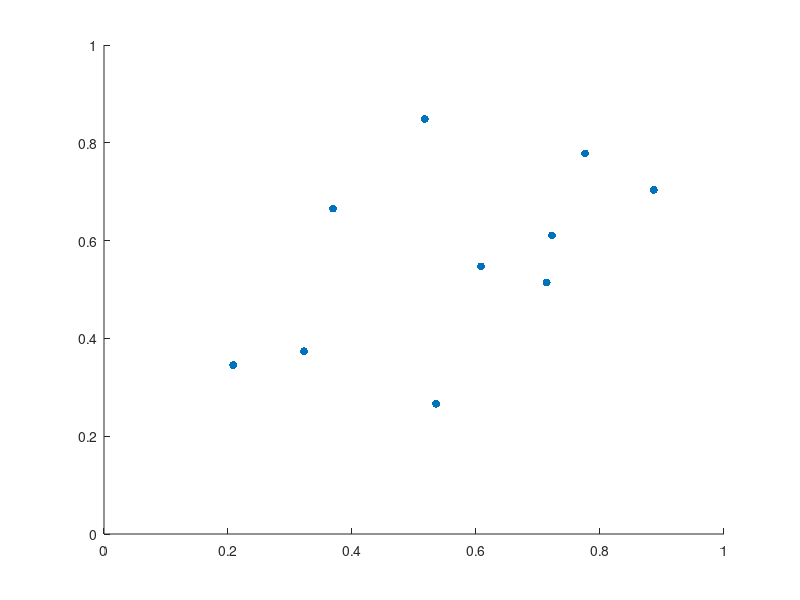

Source code (MATLAB): (Note: this script raises an error after producing the figure.)
% Test multivariate Prony

%clear all

% generate a curve
name = 'sparse-rand';
%name = '3-sparse';
%name = 'sparse1';
%name = 'sparse2';
%name = 'circle';
%name = '2-ellipses';
%name = 'rand-curve';
%name = 'mix';
%name = 'mix-1d';
%name = 'rand-area';
%name = 'treffle';
%name = 'line1';
%name = 'line2';
%name = 'lissajou1';
%name = 'lissajou2';
%name = 'helix';
%name = 'disc';
%name = 'disc-random';
%name = 'pseudo-disc';
%name = 'square-random';

ms = 50;

d = 2;

switch name
	case '3-sparse'
		n = 3;
		l = 1e-8;
		x = [.4; .4+l/2; .4+l];
		y = [.4; .4+sqrt(3)/2*l; .4];
		z = x+1i*y;
		%a = rand(n,1) + 1i * rand(n,1);
		a = 0.5*[1; 1; 1];
		ms = 300;
		
	case 'circle'
		n = 5000;
		r = .3;
		z = .5+.5i + r*exp(2i*pi*linspace(0,1,n));
		%offset = r/sqrt(2);
		%z = z + offset*(1-1i);
		%z = z + (.2 - .2i);
		a = ones(n,1)/n; % amplitudes
		%a = rand(n,1) + 1i * rand(n,1); % amplitudes
		
		
	case '2-ellipses'
		n = 5000;
		t = linspace(0,1,n/2);
		
		% ellipse 1
		a1 = .4; b1 = .4;
		c1 = .6; d1 = .6;
		e1 = .7;
		al1 = 1/2 * sqrt((c1-a1)^2 + (d1-b1)^2);
		be1 = al1*(1-e1^2);
		X1 = al1*cos(2*pi*t);
		Y1 = be1*sin(2*pi*t);
		w1 = atan2(d1-b1,c1-a1);
		ell1x = (a1+c1)/2 + X1*cos(w1) - Y1*sin(w1);
		ell1y = (b1+d1)/2 + X1*sin(w1) + Y1*cos(w1);
		
		% ellipse 2
		a2 = .7; b2 = .3;
		c2 = .3; d2 = .7;
		e2 = .9;
		al2 = 1/2 * sqrt((c2-a2)^2 + (d2-b2)^2);
		be2 = al2*(1-e2^2);
		X2 = al2*cos(2*pi*t);
		Y2 = be2*sin(2*pi*t);
		w2 = atan2(d2-b2,c2-a2);
		ell2x = (a2+c2)/2 + X2*cos(w2) - Y2*sin(w2);
		ell2y = (b2+d2)/2 + X2*sin(w2) + Y2*cos(w2);
		
		z = [ell1x,ell2x] + 1i*[ell1y,ell2y];
		
		a = ones(n,1)/n;
		a(n/2+1:end) = 2*a(n/2+1:end);
		
	case 'rand-curve'
		n = 1000;
		
		% Randomize amplitude and phase.
		H = 20;
		rho = rand(1,H) .* logspace(-0.5,-2.5,H);
		phi = rand(1,H) .* 2*pi;
		
		% Accumulate r(t) over t=[0,2*pi]
		t = linspace(0,2*pi,n);
		r = ones(size(t));
		for h=1:H
			r = r + rho(h)*sin(h*t+phi(h));
		end
		
		% Reconstruct z(t)
		x = .5 + .2*r .* cos(t);
		y = .5 + .2*r .* sin(t);
		z = x + 1i*y;
		
		a = ones(n,1)/n;
		
	case 'rand-area'
		% Randomize amplitude and phase.
		H = 20;
		rho = rand(1,H) .* logspace(-0.5,-2.5,H);
		phi = rand(1,H) .* 2*pi;
		x = [];
		y = [];
		for i=1:100
			
			% Accumulate r(t) over t=[0,2*pi]
			t = linspace(0,2*pi,5*i);
			r = ones(size(t));
			for h=1:H
				r = r + rho(h)*sin(h*t+phi(h));
			end
			
			% fill up area
			x = [x, .5 + i/100*.2*(r+.15*rand(size(r))).*cos(t+.15*rand(size(t)))];
			y = [y, .5 + i/100*.2*(r+.15*rand(size(r))).*sin(t+.15*rand(size(t)))];
			%x = [x, .5 + i/100*.2*(r).*cos(t)];
			%y = [y, .5 + i/100*.2*(r).*sin(t)];
		end
		z = x(:) + 1i*y(:);
		a = ones(size(z))/length(z);
		
	case 'mix'
		n1 = 500;
		t1 = linspace(0,2*pi,n1);
		x1 = .3 + .15*cos(t1);
		y1 = .6 + .15*sin(t1);
		a1 = 3*ones(1,n1)/n1;
		
% 		n2 = 500;
% 		t2 = linspace(0,2*pi,4*n2);
% 		[Y,X] = meshgrid(t2);
% 		I  = find((X(:)-.6).^2+(Y(:)-.3).^2 <= .1^2);
% 		x2 = X(I)';
% 		y2 = Y(I)';
% 		a2 = ones(1,n2)/n2;

		n2 = 500;
		x2 = linspace(.7,.8,n2);
		y2 = mod(2*pi*x2/3+.8,1);
		a2 = ones(1,n2)/n2;

		
		n3 = 6;
		x3 = rand(1,n3);
		y3 = rand(1,n3);
		a3 = rand(1,n3);
		a3 = a3/sum(a3);
		
		n = n1+n2+n3;
		x = [x1,x2,x3];
		y = [y1,y2,y3];
		a = [a1,a2,a3];
		
		%load('example-misc-2.mat');
		%a(1:1000) = [a1,a2];
		%z = x+1i*y;
		
		
% 		n1 = 500;
% 		% Randomize amplitude and phase.
% 		H1 = 20;
% 		rho1 = rand(1,H1) .* logspace(-0.5,-2.5,H1);
% 		phi1 = rand(1,H1) .* 2*pi;
% 		
% 		% Accumulate r(t) over t=[0,2*pi]
% 		t1 = linspace(0,2*pi,n1);
% 		r1 = ones(size(t1));
% 		for h=1:H1
% 			r1 = r1 + 1.5*rho1(h)*sin(h*t1+phi1(h));
% 		end
% 		
% 		a1 = ones(n1,1)/n1;
% 		
% 		n2 = 9000;
% 		x2 = -1+2*rand(1,n2*500);
% 		y2 = -1+2*rand(1,n2*500);
% 		I = find(sqrt((x2.*cos(5*pi/6)+y2.*sin(5*pi/6)).^2/.06^2+...
% 			(x2.*sin(5*pi/6)+y2.*cos(5*pi/6)).^2/.08^2)<=1);
% 		x2 = .6 + x2(I(1:n2));
% 		y2 = .3 + y2(I(1:n2));
% 		
% 		a2 = ones(n2,1)/n2;
% 		
% 		n3 = 6;
% 		a3 = rand(n3,1);
% 		a3 = a3/sum(a3)/3;
% 		n  = n1+n2+n3;
% 		
% 		% Reconstruct z(t)
% 		x = [.4+.1*r1.*cos(t1), x2, rand(1,n3)];
% 		y = [.7+.1*r1.*sin(t1), y2, rand(1,n3)];
% 		z = x + 1i*y;
% 		
% 		a = [a1;a2;a3];
% 		a = a/sum(a);
% 		
% 		clear all
% 		name = 'mix';
% 		
		n1 = 500;
		n2 = 9000;
		n3 = 6;
		n = n1+n2+n3;
		load('example-misc.mat');
		z = x+1i*y;
		
	case 'mix-1d'
		nn=2048;
		
		%n=19;
		
		%xx=0:1/nn:1;
		%xx(end)=[];
		
		%mu=zeros(nn,1);
		%mu(2*nn/8:5*nn/8-1)=8/9;
		
		%x0=1/8;
		%mu(nn*x0)=nn/3;
		
		%xx1=(6*nn/8:8*nn/8-1)/nn;
		%mu(6*nn/8:8*nn/8-1)=(1./sqrt(abs(xx1-7/8))-sqrt(8))/(3*sqrt(2));
		%mu(7/8*nn)=mu(7/8*nn-1);
		
		x1 = 1/8;
		a1 = 1/3;
		a1 = a1/sum(a1);
		
		x2 = linspace(1/4,5/8,500);
		a2 = 8/9*ones(1,500)/500;
		a2 = a2/sum(a2);
		
		x3 = linspace(3/4,1,500);
		a3 = sqrt(2)/3*(1./sqrt(abs(x3-7/8)) - sqrt(8));
		a3 = a3/sum(a3);
		
		%muh=fft(mu);
		%k=0:nn-1;
		%k=min(k',nn-k');
		%Fnh=1-k/(n+1);
		%Fnh(Fnh<0)=0;
		%ph=muh.*Fnh;
		%p=ifft(ph);
		
		%Dnh=ones(size(muh));
		%Dnh(k>n)=0;
		%ph0=muh.*Dnh;
		%p0=ifft(ph0);
		
		%c=3/4;
		%mu(nn*x0)=0;
		
		x = [x1,x2,x3];
		a = [a1,a2,a3];
		a = a/sum(a);
		
		z = x + 1i*0;
		
	case 'treffle'
		% 1D curve
		n = 5000;
		t = linspace(0,1,n);
		z = .15*(1.3+cos(6*pi*t)) .* exp(2i*pi*t);
		z = .15*(1.3+cos(12*pi*t)) .* exp(2i*pi*t);
		z = z/max(abs(z)) * .35;
		z = z + .5+.5i;
		a = ones(n,1)/n; % amplitudes
		
	case 'lissajou1'
		n = 5000;
		t = linspace(0,1,n);
		z = 3/4 * cos(pi*t).^3 .* sin(pi*t) + 3i/4*(cos(pi*t).^2);
		z = z + .5+.1i;
		a = ones(n,1)/n;
		
	case 'lissajou2'
		n = 5000;
		t = linspace(0,1,n);
		z = 1/4*cos(2*pi*t) + 1/6*cos(6*pi*t) + 1i/12 * (3*sin(2*pi*t)-2*sin(6*pi*t));
		z = z + .5+.5i;
		a = ones(n,1)/n;
		%a = rand(n,1) + 1i * rand(n,1); % amplitudes
		
	case 'disc'
		n = 300;
		t = linspace(0,1,n);
		[Y,X] = meshgrid(t,t); z = X(:)+1i*Y(:);
		I = find(abs(z-(.5+1i*.5))<.25);
		z = z(I);
		a = ones(n,1)/n; % amplitudes
		
	case 'disc-random'
		n = 20000;
		radius = 0.2;
		xc = 0.5; yc = 0.5;
		th = rand(n,1)*(2*pi);
		r = sqrt(rand(n,1))*radius;
		x = xc + r.*cos(th);
		y = yc + r.*sin(th);
		
		z = x + 1i*y;
		a = ones(n,1)/n;
		
	case 'sparse-rand'
		n = 10;
		z = 0.8*rand(n,1) + 0.8i * rand(n,1);
		z = z + .1+.1i;
		a = -1 + 2*rand(n,1);
		%a = rand(n,1) + 1i * rand(n,1); % amplitudes
		a = ones(n,1)/n;
		
		ms = 300;
		
	case 'sparse1'
		n = 2;
		%z = [0.3 0.6] + 1i*[0.3 0.6];
		z = [0.3 0.3] + 1i * [0.3 0.6];
		a = ones(n,1);
		
	case 'sparse2'
		n = 2;
		%z = [0.3 0.6] + 1i * [0.3 0.6];
		th = angle(-.5 * exp(2i*pi*s0) + exp(2i*pi*t0));
		t1 = mod(th/pi-t0,1);
		s1 = mod(th/pi-s0,1);
		z = [t0, t1] + 1i*[s0, s1];
		a = ones(n,1);
		
	case 'line1'
		m = 500;
		t = linspace(0,1,m);
		z = t + 1i*t;
		%z = rand(m,1) + 1i*rand(m,1);
		a = ones(m,1)/m;
		
	case 'line2'
		m = 500;
		x = rand(m-2,1); x = [0;sort(x);1];
		y = rand(m-2,1); y = [0;sort(y);1];
		z = x+1i*y;
		
		a = ones(m,1)/m;
		
	case 'helix'
		n = 1000;
		t = linspace(0,1,n);
		z = 1/3 * cos(pi*t).*sin(pi*t) - 1i/3*sin(2*pi*t).*cos(2*pi*t);
		z = z + .5+.5i;
		a = ones(n,1)/n;
		
	case 'pseudo-disc'
		n = 1000;
		th = linspace(0,100*pi,n);
		r = linspace(0,0.2,n);
		z = r.*exp(1i*th);
		z = z + .5+.5i;
		a = ones(n,1)/n;
		%a = rand(n,1) + 1i * rand(n,1); % amplitudes
		
	case 'square-random'
		sizeI = [1024,1024];
		spacing = 10;
		pts = poissonDisc(sizeI,spacing);
		z = pts(:,1) + 1i*pts(:,2);
		z = z/max(z)/1.5;
		z = z + .18+.5i;
		%a = ones(length(z),1)/length(z);
		n = length(z);
		a = rand(n,1) + 1i * rand(n,1); % amplitudes
		
end
x = real(z)'; y = imag(z)';

clf;
if strcmp(name,'mix')
	hold on;
	%scatter(x(1:n1),y(1:n1),50,[0.8500 0.3250 0.0980],'.');
	%fill(x(n1+1:n1+n2),y(n1+1:n1+n2),[0.8500 0.3250 0.0980],'linestyle','none');
	%scatter(x(n1+1:n1+n2),y(n1+1:n1+n2),50,[0.8500 0.3250 0.0980],'.');
	%scatter(x(n1+n2+1:n),y(n1+n2+1:n),80,[0.8500 0.3250 0.0980],'filled');
	n3 = 6;
	scatter(x(1:end-n3),y(1:end-n3),50,[0.8500 0.3250 0.0980],'.');
	scatter(x(end-n3+1:end),y(end-n3+1:end),5e3*a(end-n3+1:end),[0.8500 0.3250 0.0980],'.');
	xlim([0,1]), ylim([0,1]);
	xticks([]), yticks([]);
	box on
	
	% plot polynomial
	fc = 19;
	n = [fc fc];
	N = 2*n+1;
	% frequency
	[fY,fX] = meshgrid(-fc:fc,-fc:fc);
	F = @(x,y)exp( -2i*pi*(fX(:)*x(:)' + fY(:)*y(:)') );
	% evaluate a polynomial associated to moment matrix on a grid
	T = 256;
	%t = linspace(0,1,m);
	t = (0:T-1)/T;
	[Y,X] = meshgrid(t,t); %X = X(:); Y = Y(:);
	evalP = @(Mi)real( sum( (Mi*F(X,Y)) .* conj(F(X,Y)) , 1) );
	evalP = @(Mi)reshape(evalP(Mi),[T,T]);
	%evalP = @(y) reshape(real(F(X,Y)'*y(:)),[256,256]);
% 	
 	U = sqrt(a).*F(x,y)';
 	M = U'*U;
	%surf(X,Y,evalP(F(x,y)*a(:)),'linestyle','none');
	surf(X,Y,evalP(M),'linestyle','none');
	colormap(turbo);
	view(2);
	

elseif strcmp(name,'mix-1d')
	hold on
	%col = [0.8500 0.3250 0.0980];
	col = [.7 .7 .7];
	h = stem(x1,.005+a1,'.','color',col,'linewidth',2,'markersize',30);
	plot([1/4,x2,5/8],.005+70*[0,a2,0],'color',col,'linewidth',3);
	plot(x3,.005+70*a3,'color',col,'linewidth',3);
	plot([0,1/4],.005+[0 0],'color',col,'linewidth',2);
	plot([5/8,3/4],.005+[0 0],'color',col,'linewidth',2);
	xlim([0,1]);
	%axis tight
	h.ShowBaseLine = 'off';
	set(gca,'FontSize',10);
	xticks([]);
	yticks([]);
	box on;
 	%set(gca,'ylimspec','tight');
	xlim([0,1]), ylim([-.4476,3.113]);
	
% 	% plot polynomial
% 	clf, hold on;
% 	h = stem(x1,a1,'.','color',[.7 .7 .7],'linewidth',2,'markersize',30);
% 	h.ShowBaseLine = 'off';
% 	plot([1/4,x2,5/8],70*[0,a2,0],'color',[.7 .7 .7],'linewidth',3);
% 	plot(x3,70*a3,'color',[.7 .7 .7],'linewidth',3);
% 	plot([0,1/4],[0 0],'color',[.7 .7 .7],'linewidth',2);
% 	plot([5/8,3/4],[0 0],'color',[.7 .7 .7],'linewidth',2);
% 	fc = 19;
% 	N = 2*fc+1;
% 	% frequency
	%F  = @(x) exp(-2i*pi*(-fc:fc)'*x(:)');
	F  = @(x) exp(-2i*pi*(0:fc)'*x(:)');
% 	
	T = 256;
	t = (0:T-1)'/T;
	evalP = @(Mi)1/T*real( sum( (Mi*F(t)) .* conj(F(t)) , 1) );
% 	evalP =@(y) 1/fc*real(F(t)'*y);
% 	
% 	p1 = evalP(F(x1)*a1(:));
% 	p2 = evalP(F(x2)*a2(:));
% 	p3 = evalP(F(x3)*a3(:));
% 	set(gca,'ylimspec','tight');
% 	plot(t,p1+p2+p3,'color',[0 0.4470 0.7410],'linewidth',2,'linestyle','-');
% 	xticks([]), yticks([]);
% 	box on

	m = floor(n/2);
   O = ones([m+1,1]); O = padarray(O,m,'post'); % outer padding
   D = fftshift(ifftn(abs(fftn(O)).^2));
	W = (n+1)*D(:).*D(:)';
	M1 = W.*(F(x1)*diag(a1)*F(x1)');
	M2 = W.*(F(x2)*diag(a2)*F(x2)');
	M3 = W.*(F(x3)*diag(a3)*F(x3)');
	p1 = evalP(M1);
	p2 = evalP(M2);
	p3 = evalP(M3);
	PP = (2*n+6)*(p1+p2+p3)/sum(p1+p2+p3);
	plot(t,PP,'r--','linewidth',2);


else
	scatter(x,y,ms,'.');
	xlim([0,1]), ylim([0 1])
end

lambda = [.3128 .6872];
lambda = lambda/sum(lambda);

%%


fc = 20;
n = [fc fc];
N = 2*n+1;
% frequency
[fY,fX] = meshgrid(0:fc,0:fc);
toepl = @(s) double(fY-fX==s);
 
% Fourier moments
F1 = @(x) exp(-2i*pi*(-fc:fc)'*x(:)');
F = @(x,y)exp( -2i*pi*(fX(:)*x(:)' + fY(:)*y(:)') );
% evaluate a polynomial associated to moment matrix on a grid
T = 256;
%t = linspace(0,1,m);
t = (0:T-1)/T;
[Y,X] = meshgrid(t,t); X = X(:); Y = Y(:);
evalP = @(Mi)real( sum( (Mi*F(X,Y)) .* conj(F(X,Y)) , 1) );
evalP = @(Mi)reshape(evalP(Mi),[T,T]);

% moment matrix
M1 = F1(x)*diag(a)*F1(x)';
M = F(x,y) * diag(a) * F(x,y)';
U = F(x,y) * sqrt(diag(a));

% % adding some noise
sigma = 1e-2 * norm(M,'inf');
options.signed = 0;
[~,ids] = marginals(n,'colex',1);
mm = reshape(M(ids),N);
mm = ifftshift(mm);
%mm = mm + sigma*(randn(N)+1i*randn(N));
mm = mm + sigma*(randn(N));
mm(1) = real(mm(1));

mm = fftshift(mm);
momo =  genorder(n,'colex',1);
M_noisy = zeros(size(M));
for k1=-fc:fc
    for k2=-fc:fc
        Th = kron(toepl(k2), toepl(k1));
        M_noisy = M_noisy + mm(k1+fc+1,k2+fc+1) * Th;
    end
end
% M_noisy = conj(M_noisy+M_noisy')/2; % HACK?

% sigma = 1e-2;
% V  = rand(size(U))+1i*rand(size(U));
% V(1) = abs(V(1));
% U = U + sigma*V;

%

svals = svd(M);

% plot moment matrix svd
%clf, plot(log10(svals(1:150)),'.','markersize',15);
clf, plot(log10(svals),'.','markersize',15);
%xlabel('index')
ylabel('singular value (logarithm)')
%set(gca,'xtick',[])
box off
set(gca,'fontsize',21)

%mypath = '/home/pcatala/Workspace/Thesis/code/OT-SDP/results/moment_matrix_rank';
%saveas(gca,[mypath 'svd_sparse-measure-50-fc-25'],'epsc');

% Prony recovery

options.shift_mode  = 'kunis';
options.mode_debug = 0;
tol = 1e-1;
options.tol = tol;
options.jdiag = 'random';
%options.lambda = lambda;
options.factorized = 0;

options.signed = 0;

%l = rand(2,1);
%options.lambda = 1;
%options.lambda = rand(2,1);

CA = (1-abs(a))*[.5 .5 1] + abs(a)*[1 .5 .5];

%profile on
%[supp,amp,modulus] = mvprony(M1,1,options);
[supp,amp,info] = mvprony(M_noisy,n,options);
amp = amp/sum(abs(amp));
%supp = prony2d(M,options);
%profile viewer

ell1x = supp(:,1); y1 = supp(:,2);
a1 = real( pinv(F(ell1x,y1)) * (F(x,y)*a) );

CA = (1-abs(a))*[.5 .5 1] + abs(a)*[1 .5 .5];
% m = rescale( abs(a1) ); m = m/max(m);
%m = (modulus(:,1)+modulus(:,2))/2;
m = info.modulus;
CM = (1-m)*[0 0 1] + m*[1 0 0];

%% display
scale=4e3;
clf, hold on;
%scatter(x1,y1,50,CM);
%plot(z,'r.','markersize',10);
%scatter(x,y,10*scale*a,CA,'filled','markerfacealpha',.3,'markeredgealpha',.3);
%scatter(ell1x,y1,scale*amp,CM,'filled');
scatter(x,y,1e3*a,CA,'o','linewidth',2.5);
scatter(1-ell1x,1-y1,1e3*amp,CM,'x','linewidth',3);
%scatter(ell1x,y1,100,CM,'filled');
%scatter(x1,y1,50,CM,'filled');
%plot([0 1],[0,-l(1)/l(2)],'k--')
%yy = mod(-l(1)/l(2) * t, 1);
%plot([0 1],[0 -l(1)/l(2)],'k--');
%plot(t,yy,'k--');
%plot([0 1],[2 0],'k--');
%plot(t,sqrt(t),'k--');
xlim([0,1]), ylim([0,1]);
xticks([]), yticks([]);
box on;
drawnow;

% for i=1:length(xalong)
%     ss = xalong{i};
%     x1 = ss(:,1); y1 = ss(:,2);
%     
%     clf, hold on;
%     scatter(x,y,'filled');
%     scatter(x1,y1,'filled');
%     xlim([0,1]),ylim([0 1]);
%     %pause(.05)
%     
%     drawnow;
% end


